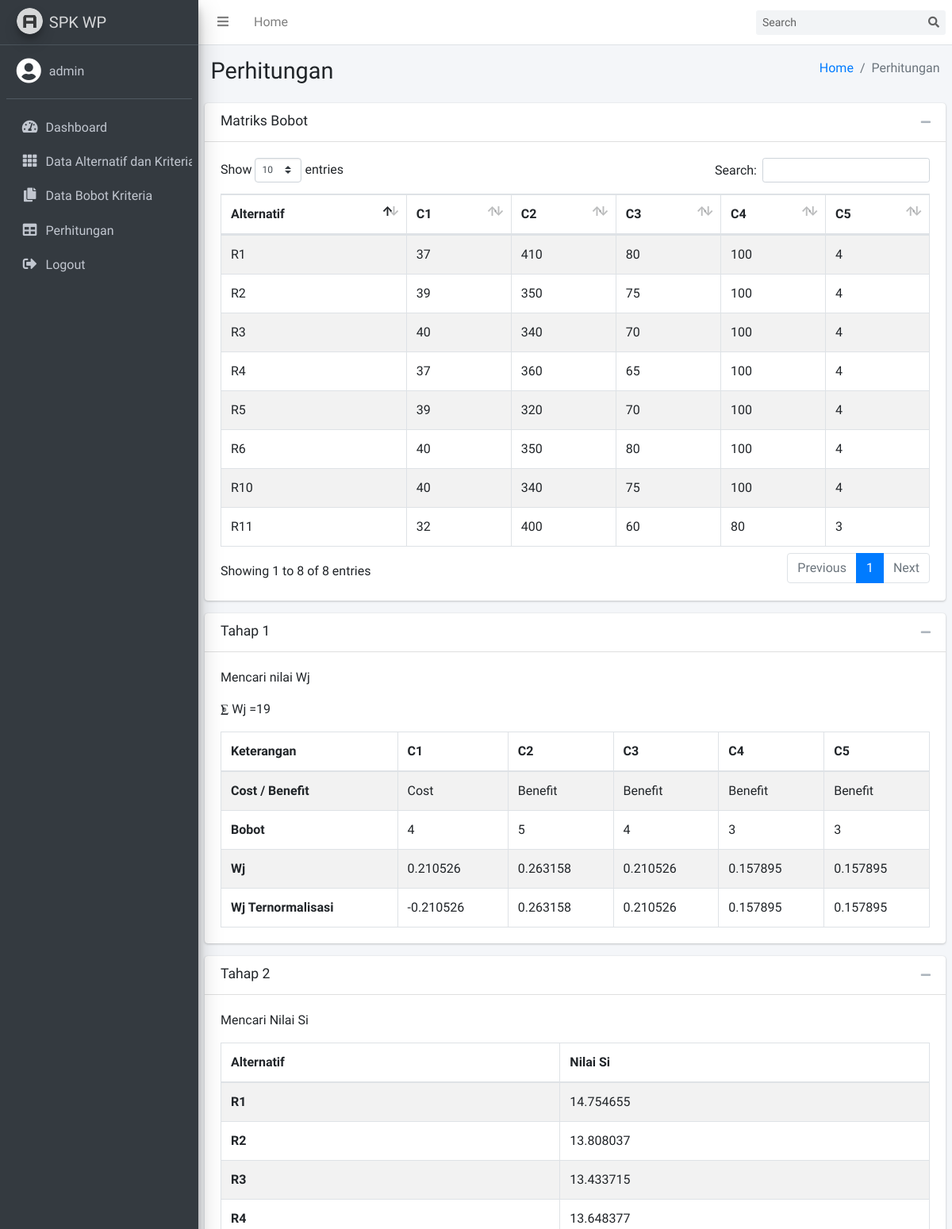
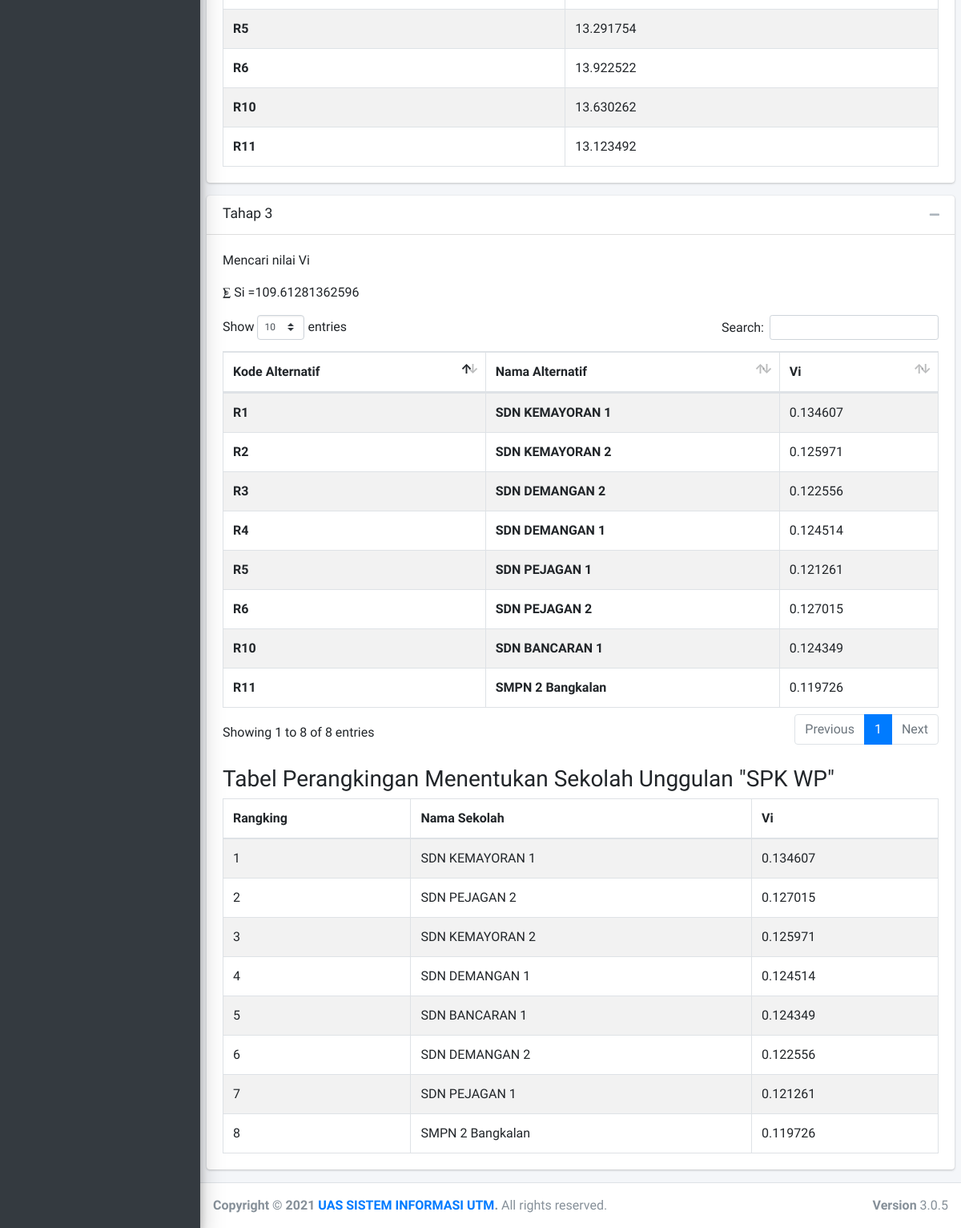
The page /hitung.php (signed in) on the database its author committed (2 pictures, top to bottom).
### tables this page shows
CREATE TABLE `bobot` (
  `id_bobot` int NOT NULL,
  `id_alter` int DEFAULT NULL,
  `c1` int DEFAULT NULL,
  `c2` int DEFAULT NULL,
  `c3` int DEFAULT NULL,
  `c4` int DEFAULT NULL,
  `c5` int DEFAULT NULL
);

CREATE TABLE `alternatif` (
  `id_alter` int NOT NULL,
  `code` varchar(128) DEFAULT NULL,
  `alternatif` varchar(128) DEFAULT NULL
);

### hitung.php (the view, shortened to what this page needs)
<?php
include 'template/head.php';
include 'template/nav-top.php';
include 'template/nav-side.php';
?>
<div class="content-wrapper">
    <section class="content-header">
        <div class="container-fluid">
            <div class="row mb-2">
                <div class="col-sm-6">
                    <h1>Perhitungan</h1>
                </div>
                <div class="col-sm-6">
                    <ol class="breadcrumb float-sm-right">
                        <li class="breadcrumb-item"><a href="index.php">Home</a></li>
                        <li class="breadcrumb-item active">Perhitungan</li>
                    </ol>
                </div>
            </div>
        </div>
    </section>
    <section class="content">
        <div class="row">
            <div class="col">
                <div class="card">
                    <div class="card-header">
                        <h3 class="card-title">Matriks Bobot</h3>
                        <div class="card-tools">
                            <button type="button" class="btn btn-tool" data-card-widget="collapse" data-toggle="tooltip" title="Collapse">
                                <i class="fas fa-minus"></i></button>
                        </div>
                    </div>
                    <div class="card-body">
                        <table id="example1" class="table table-bordered table-striped">
                            <thead>
                                <tr>
                                    <th>Alternatif</th>
                                    <th>C1</th>
                                    <th>C2</th>
                                    <th>C3</th>
                                    <th>C4</th>
                                    <th>C5</th>
                                </tr>
                            </thead>
                            <tbody>
                                <?php
                                include 'koneksi.php';
                                $sql = mysqli_query($koneksi, "SELECT * FROM bobot a JOIN alternatif b
                                                                    ON a.id_alter=b.id_alter");
                                while ($data = mysqli_fetch_assoc($sql)) {
                                ?>
                                    <tr>
                                        <td><?= $data['code']; ?></td>
                                        <td><?= $data['c1']; ?></td>
                                        <td><?= $data['c2']; ?></td>
                                        <td><?= $data['c3']; ?></td>
                                        <td><?= $data['c4']; ?></td>
                                        <td><?= $data['c5']; ?></td>
                                    </tr>
                                <?php } ?>
                            </tbody>
                        </table>
                    </div>
                </div>
            </div>
        </div>
        <?php
        $jml_kriteria = jml_kriteria();
        $jml_bobot = jumlah_tabel_bobot();
        $get_bobot = get_bobot();
        $costbenefit = get_costbenefit();
        $get_alternatif = get_alternatif();
        end($get_alternatif);
        $alter = key($get_alternatif) + 1;
        $get_bobotkriteria = bobot_setiap_kriteria();
        $tbl_kepentingan = 0;
        ?>
        <div class="row">
            <div class="col">
                <div class="card">
                    <div class="card-header">
                        <h3 class="card-title">Tahap 1</h3>
                        <div class="card-tools">
                            <button type="button" class="btn btn-tool" data-card-widget="collapse" data-toggle="tooltip" title="Collapse">
                                <i class="fas fa-minus"></i></button>
                        </div>
                    </div>
                    <div class="card-body">
                        <p>Mencari nilai Wj</p>
                        <?php
                        for ($i = 0; $i < $jml_kriteria; $i++) {
                            $tbl_kepentingan = $tbl_kepentingan + $get_bobot[$i];
                        }
                        echo '<p>⨊ Wj =' . $tbl_kepentingan . '</p>';
                        ?>
                        <table id="example1" class="table table-bordered table-striped">
                            <thead>
                                <tr>
                                    <th>Keterangan</th>
                                    <th>C1</th>
                                    <th>C2</th>
                                    <th>C3</th>
                                    <th>C4</th>
                                    <th>C5</th>
                                </tr>
                            </thead>
                            <tbody>
                                <tr>
                                    <th>Cost / Benefit</th>
                                    <?php
                                    for ($i = 0; $i < $jml_kriteria; $i++) {
                                        echo '<td>' . ucwords($costbenefit[$i]) . '</td>';
                                    }
                                    ?>
                                </tr>
                                <tr>
                                    <th>Bobot</th>
                                    <?php
                                    for ($i = 0; $i < $jml_kriteria; $i++) {
                                        echo '<td>' . $get_bobot[$i] . '</td>';
                                    }
                                    ?>
                                </tr>
                                <tr>
                                    <th>Wj</th>
                                    <?php
                                    for ($i = 0; $i < $jml_kriteria; $i++) {
                                        $wj[$i] = ($get_bobot[$i] / $tbl_kepentingan);
                                        echo '<td>' . round($wj[$i], 6) . '</td>';
                                    }
                                    ?>
                                </tr>
                                <tr>
                                    <th>Wj Ternormalisasi</th>
                                    <?php
                                    for ($i = 0; $i < $jml_kriteria; $i++) {
                                        if ($costbenefit[$i] == "cost") {
                                            $resultwj[$i] = (-1) * $wj[$i];
                                            echo '<td>' . round($resultwj[$i], 6) . '</td>';
                                        } else {
                                            $resultwj[$i] = $wj[$i];
                                            echo '<td>' . round($resultwj[$i], 6) . '</td>';
                                        }
                                    }
                                    ?>
                                </tr>
                            </tbody>
                        </table>
                    </div>
                </div>
            </div>
        </div>
        <div class="row">
            <div class="col">
                <div class="card">
                    <div class="card-header">
                        <h3 class="card-title">Tahap 2</h3>
                        <div class="card-tools">
                            <button type="button" class="btn btn-tool" data-card-widget="collapse" data-toggle="tooltip" title="Collapse">
                                <i class="fas fa-minus"></i></button>
                        </div>
                    </div>
                    <div class="card-body">
                        <p>Mencari Nilai Si</p>
                        <table id="example1" class="table table-bordered table-striped">
                            <thead>
                                <tr>
                                    <th>Alternatif</th>
                                    <th>Nilai Si</th>
                                </tr>
                            </thead>
                            <tbody>
                                <?php
                                for ($j = 0; $j < $jml_bobot; $j++) {
                                ?>
                                    <tr>
                                        <th><?= $get_alternatif[$j][1]; ?></th>
                                        <?php
                                        for ($i = 0; $i < $jml_kriteria; $i++) {
                                            $si[$j][$i] = pow(($get_bobotkriteria[$j][$i]), $resultwj[$i]);
                                        }
                                        $resultsi[$j] = $si[$j][0] * $si[$j][1] * $si[$j][2] * $si[$j][3] * $si[$j][4];
                                        echo '<td>' . round($resultsi[$j], 6) . '</td>'
                                        ?>
                                    </tr>
                                <?php } ?>
                            </tbody>
                        </table>
                    </div>
                </div>
            </div>
        </div>
        <div class="row">
            <div class="col">
                <div class="card">
                    <div class="card-header">
                        <h3 class="card-title">Tahap 3</h3>
                        <div class="card-tools">
                            <button type="button" class="btn btn-tool" data-card-widget="collapse" data-toggle="tooltip" title="Collapse">
                                <i class="fas fa-minus"></i></button>
                        </div>
                    </div>
                    <div class="card-body">
                        <p>Mencari nilai Vi</p>
                        <?php
                        $totalsi = 0;
                        for ($i = 0; $i < $jml_bobot; $i++) {
                            $totalsi = $totalsi + $resultsi[$i];
                        }
                        echo '<p>⨊ Si =' . $totalsi . '</p>';
                        ?>
                        <table id="example2" class="table table-bordered table-striped">
                            <thead>
                                <tr>
                                    <th>Kode Alternatif</th>
                                    <th>Nama Alternatif</th>
                                    <th>Vi</th>
                                </tr>
                            </thead>
                            <tbody>
                                <?php
                                for ($i = 0; $i < $jml_bobot; $i++) {
                                ?>
                                    <tr>
                                        <th><?= $get_alternatif[$i][1]; ?></th>
                                        <th><?= $get_alternatif[$i][0]; ?></th>
                                        <?php
                                        $resultvi[$i] = round($resultsi[$i] / $totalsi, 6);
                                        ?>
                                        <td><?= $resultvi[$i]; ?></td>
                                    </tr>
                                <?php } ?>
                            </tbody>
                        </table>
                        <br>
                        <h3>Tabel Perangkingan Menentukan Sekolah Unggulan "SPK WP"</h3>
                        <table id="example1" class="table table-bordered table-striped">
                            <thead>
                                <tr>
                                    <th>Rangking</th>
                                    <th>Nama Sekolah</th>
                                    <th>Vi</th>
                                </tr>
                            </thead>
                            <tbody>
                                <?php
                                $no = 1;
                                uasort($resultvi, 'cmp');
                                for ($i = 0; $i < $alter; $i++) {
                                    if ($i == 0) {
                                        echo '<tr><td>' . $no++ . '</td>';
                                        echo '<td>' . $get_alternatif[array_search(end($resultvi), $resultvi)][0] . '</td>';
                                        echo '<td>' . current($resultvi) . '</td></tr>';
                                    } elseif ($i == ($alter - 1)) {
                                        echo '<tr><td>' . $no++ . '</td>';
                                        echo '<td>' . $get_alternatif[array_search((prev($resultvi)), $resultvi)][0] . '</td>';
                                        echo '<td>' . current($resultvi) . '</td></tr>';
                                    } else {
                                        echo '<tr><td>' . $no++ . '</td>';
                                        echo '<td>' . $get_alternatif[array_search(prev($resultvi), $resultvi)][0] . '</td>';
                                        echo '<td>' . current($resultvi) . '</td></tr>';
                                    }
                                }
                                ?>
                            </tbody>
                        </table>
                    </div>
                </div>
            </div>
        </div>
    </section>
</div>
<?php
function get_costbenefit()
{
    include 'koneksi.php';
    $query = mysqli_query($koneksi, "SELECT * FROM kriteria");
    $i = 0;
    while ($row = $query->fetch_assoc()) {
        @$cost_benefit[$i] = $row['jenis'];
        $i++;
    }
    return $cost_benefit;
}
function jml_kriteria()
{
    include 'koneksi.php';
    $query = mysqli_query($koneksi, "SELECT * FROM kriteria");
    $result = mysqli_num_rows($query);
    return $result;
}
function get_bobot()
{
    include 'koneksi.php';
    $query = mysqli_query($koneksi, "SELECT * FROM kriteria");
    $i = 0;
    while ($row = $query->fetch_assoc()) {
        @$bobot[$i] = $row['bobot'];
        $i++;
    }
    return $bobot;
}
function jumlah_tabel_bobot()
{
    include 'koneksi.php';
    $query = mysqli_query($koneksi, "SELECT * FROM bobot");
    $result = mysqli_num_rows($query);
    return $result;
}
function bobot_setiap_kriteria()
{
    include 'koneksi.php';
    $query = mysqli_query($koneksi, "SELECT * FROM bobot");
    $i = 0;
    while ($row = $query->fetch_assoc()) {
        @$bobot_kriteria[$i][0] = $row['c1'];
        @$bobot_kriteria[$i][1] = $row['c2'];
        @$bobot_kriteria[$i][2] = $row['c3'];
        @$bobot_kriteria[$i][3] = $row['c4'];
        @$bobot_kriteria[$i][4] = $row['c5'];
        $i++;
    }
    return $bobot_kriteria;
}
function get_alternatif()
{
    include 'koneksi.php';
    $query = mysqli_query($koneksi, "SELECT * FROM bobot a JOIN alternatif b
                                            ON a.id_alter=b.id_alter");
    $i = 0;
    while ($row = $query->fetch_assoc()) {
        @$col_alternatif[$i][0] = $row['alternatif'];
        @$col_alternatif[$i][1] = $row['code'];
        $i++;
    }
    return $col_alternatif;
}
?>
<?php
include 'template/footer.php';
?>

### rows shown on the page
bobot: id_alter.code "R1", c1 "37", c2 "410", c3 "80", c4 "100", c5 "4", j "14.754655", id_alter.alternatif "SDN KEMAYORAN 1", i "0.134607"
bobot: id_alter.code "R2", c1 "39", c2 "350", c3 "75", c4 "100", c5 "4", j "13.808037", id_alter.alternatif "SDN KEMAYORAN 2", i "0.125971", resultvi "0.125971"
bobot: id_alter.code "R3", c1 "40", c2 "340", c3 "70", c4 "100", c5 "4", j "13.433715", id_alter.alternatif "SDN DEMANGAN 2", i "0.122556", resultvi "0.122556"
bobot: id_alter.code "R4", c1 "37", c2 "360", c3 "65", c4 "100", c5 "4", j "13.648377", id_alter.alternatif "SDN DEMANGAN 1", i "0.124514", resultvi "0.124514"
bobot: id_alter.code "R5", c1 "39", c2 "320", c3 "70", c4 "100", c5 "4", j "13.291754", id_alter.alternatif "SDN PEJAGAN 1", i "0.121261", resultvi "0.121261"
bobot: id_alter.code "R6", c1 "40", c2 "350", c3 "80", c4 "100", c5 "4", j "13.922522", id_alter.alternatif "SDN PEJAGAN 2", i "0.127015", resultvi "0.127015"
bobot: id_alter.code "R10", c1 "40", c2 "340", c3 "75", c4 "100", c5 "4", j "13.630262", id_alter.alternatif "SDN BANCARAN 1", i "0.124349", resultvi "0.124349"
bobot: id_alter.code "R11", c1 "32", c2 "400", c3 "60", c4 "80", c5 "3", j "13.123492", id_alter.alternatif "SMPN 2 Bangkalan", i "0.119726"

### other values the page prints
$username "admin"
$tbl_kepentingan "19"
$costbenefit[$i] "Cost"
$costbenefit[$i] "Benefit"
$get_bobot[$i] "4"
$get_bobot[$i] "5"
$get_bobot[$i] "3"
$wj[$i] "0.210526"
$wj[$i] "0.263158"
$wj[$i] "0.157895"
$resultwj[$i] "-0.210526"
$resultwj[$i] "0.263158"
$resultwj[$i] "0.210526"
$resultwj[$i] "0.157895"
$totalsi "109.61281362596"
